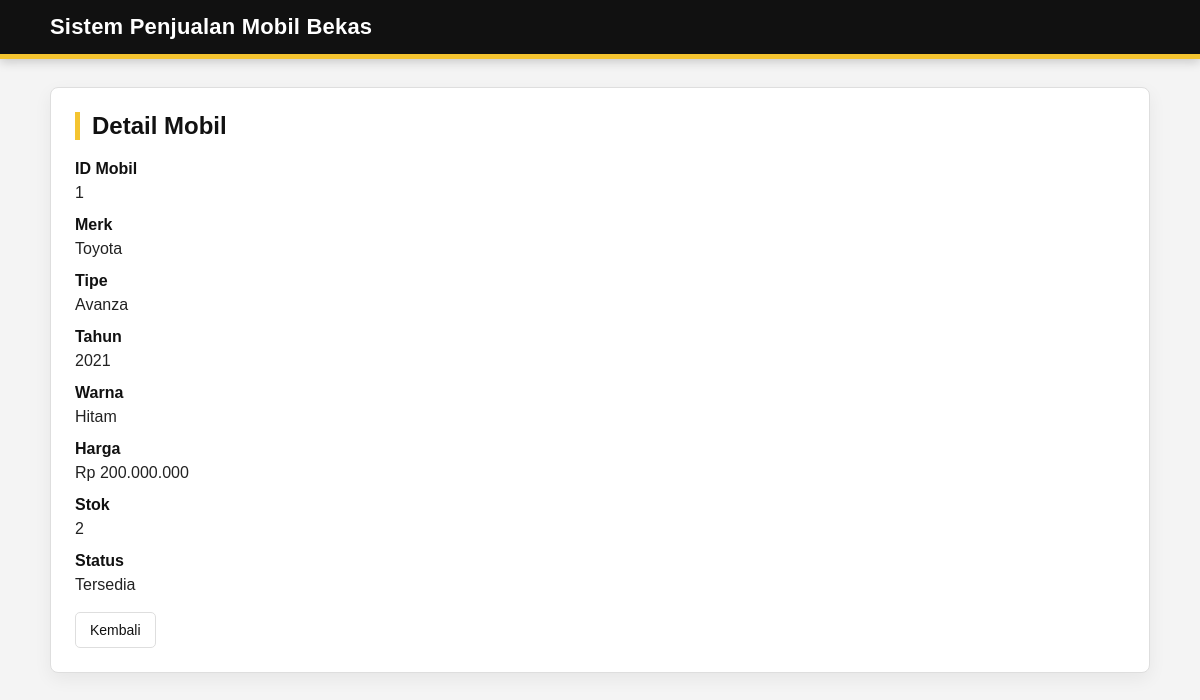
/mobil/read.php?id=1 (signed in), run on the app's committed database.
### tables this page shows
CREATE TABLE `mobil` (
  `id_mobil` int(11) NOT NULL,
  `id_master` int(11) DEFAULT NULL,
  `merk` varchar(50) DEFAULT NULL,
  `tipe` varchar(50) DEFAULT NULL,
  `tahun` int(11) DEFAULT NULL,
  `warna` varchar(20) DEFAULT NULL,
  `harga` float DEFAULT NULL,
  `stock` int(11) DEFAULT NULL,
  `status` enum('Tersedia','Dipesan','Terjual') DEFAULT 'Tersedia',
  `kondisi` varchar(100) DEFAULT NULL,
  `kilometer` int(11) DEFAULT NULL,
  `transmisi` enum('Manual','Matic') DEFAULT NULL,
  `bahan_bakar` varchar(50) DEFAULT NULL,
  `pajak_berlaku` date DEFAULT NULL,
  `plat_nomor` varchar(20) DEFAULT NULL,
  `deskripsi` text DEFAULT NULL
);

### mobil/read.php (the view, shortened to what this page needs)
<?php
include "../config.php";
$id = isset($_GET['id']) ? (int)$_GET['id'] : 0;
$q = mysqli_query($conn, "SELECT * FROM mobil WHERE id_mobil=$id");
$row = mysqli_fetch_assoc($q);
?>
<!DOCTYPE html>
<html lang="id">
<head>
<link rel="stylesheet" href="../assets/css/style.css">
</head>
<body>
<div class="header">
    <div class="inner">
        <h1>Sistem Penjualan Mobil Bekas</h1>
    </div>
</div>
<div class="container">
<div class="card">
<h2>Detail Mobil</h2>
<div class="form-group"><label>ID Mobil</label><div><?= htmlspecialchars($row['id_mobil']); ?></div></div>
<div class="form-group"><label>Merk</label><div><?= htmlspecialchars($row['merk']); ?></div></div>
<div class="form-group"><label>Tipe</label><div><?= htmlspecialchars($row['tipe']); ?></div></div>
<div class="form-group"><label>Tahun</label><div><?= htmlspecialchars($row['tahun']); ?></div></div>
<div class="form-group"><label>Warna</label><div><?= htmlspecialchars($row['warna']); ?></div></div>
<div class="form-group"><label>Harga</label><div>Rp <?= number_format($row['harga'],0,',','.'); ?></div></div>
<div class="form-group"><label>Stok</label><div><?= htmlspecialchars($row['stock']); ?></div></div>
<div class="form-group"><label>Status</label><div><?= htmlspecialchars($row['status']); ?></div></div>
<div class="form-actions">
<a class="btn btn-secondary" href="index.php">Kembali</a>
</div>
</div>
</div>
</body>
</html>

### assets/css/style.css (style rules this page uses)
:root { --black: #111111; --black-soft: #1c1c1c; --yellow: #f4c430; --yellow-dark: #d7a900; --yellow-soft: #fff7d6; --white: #ffffff; --gray-bg: #f4f4f4; --gray-border: #dedede; --text: #222222; --muted: #666666; --danger: #9b1c1c; }
* { box-sizing: border-box; }
body { margin: 0; font-family: Arial, Helvetica, sans-serif; background: var(--gray-bg); color: var(--text); }
a { color: var(--black); text-decoration: none; }
.header { background: var(--black); color: var(--white); padding: 14px 0; border-bottom: 5px solid var(--yellow); box-shadow: 0 3px 10px rgba(0,0,0,0.18); }
.header .inner { width: 92%; max-width: 1100px; margin: 0 auto; display: flex; align-items: center; justify-content: space-between; gap: 16px; }
.header h1 { margin: 0; font-size: 22px; font-weight: 700; letter-spacing: .2px; }
.container { width: 92%; max-width: 1100px; margin: 28px auto; }
.card { background: var(--white); border: 1px solid var(--gray-border); border-radius: 8px; padding: 24px; box-shadow: 0 6px 18px rgba(0,0,0,0.06); }
h2 { margin-top: 0; color: var(--black); border-left: 5px solid var(--yellow); padding-left: 12px; }
.btn, button { display: inline-block; padding: 9px 14px; border-radius: 5px; border: 1px solid var(--black); background: var(--black); color: var(--white); font-size: 14px; cursor: pointer; text-decoration: none; transition: .18s ease; }
.btn-secondary { background: var(--white); color: var(--black); border: 1px solid var(--gray-border); }
label { display: block; font-weight: 700; margin-bottom: 6px; color: var(--black); }
.form-group { margin-bottom: 14px; }
.form-actions { margin-top: 18px; display: flex; gap: 8px; flex-wrap: wrap; }

### data on the page
mobil: id_mobil "1", merk "Toyota", tipe "Avanza", tahun "2021", warna "Hitam", harga "200.000.000", stock "2", status "Tersedia"
